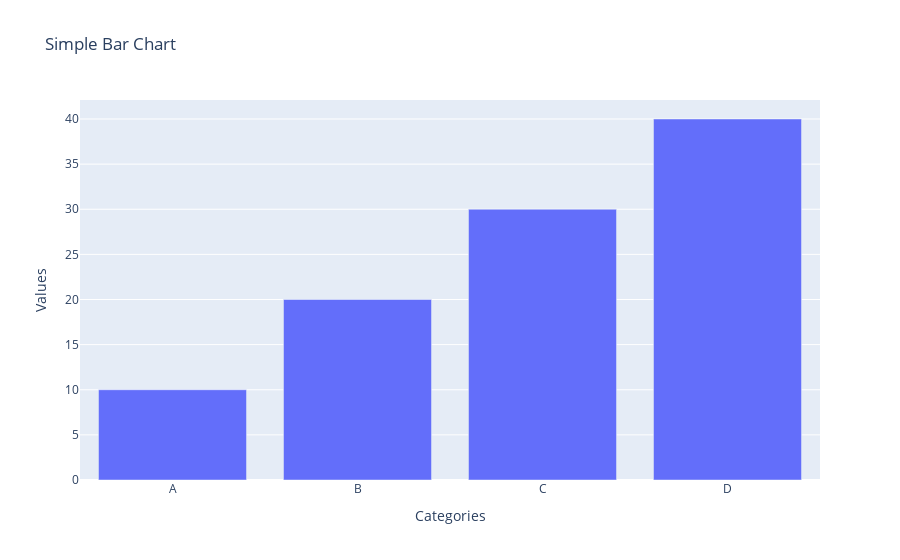

Here is the notebook cell this chart was saved with:
### Markdown cell above
<font color="red" size=3><b>Bar chart</b></font>

### Code cell
fig = go.Figure()
fig.add_trace(go.Bar(x=['A', 'B', 'C', 'D'], y=[10, 20, 30, 40], name='Bar Chart'))
fig.update_layout(title='Simple Bar Chart', xaxis_title='Categories', yaxis_title='Values')
fig.show()

### Figure 1 — Plotly figure (JSON) as saved in the notebook; plotly's stock layout.template omitted (floating-point values rounded to 4 significant figures)
{"data": [{"name": "Bar Chart", "type": "bar", "x": ["A", "B", "C", "D"], "y": [10, 20, 30, 40]}], "layout": {"autosize": true, "title": {"text": "Simple Bar Chart"}, "xaxis": {"autorange": true, "range": [-0.5, 3.5], "title": {"text": "Categories"}, "type": "category"}, "yaxis": {"autorange": true, "range": [0, 42.11], "title": {"text": "Values"}, "type": "linear"}}}
